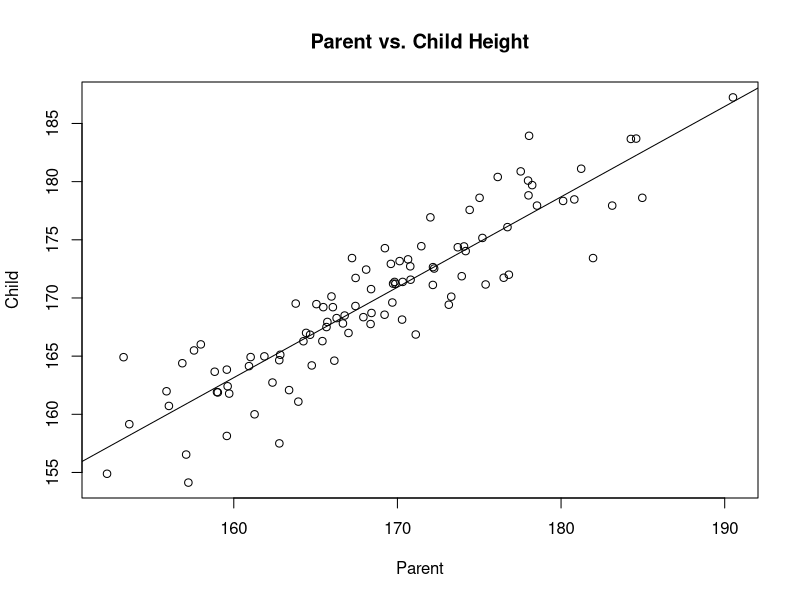
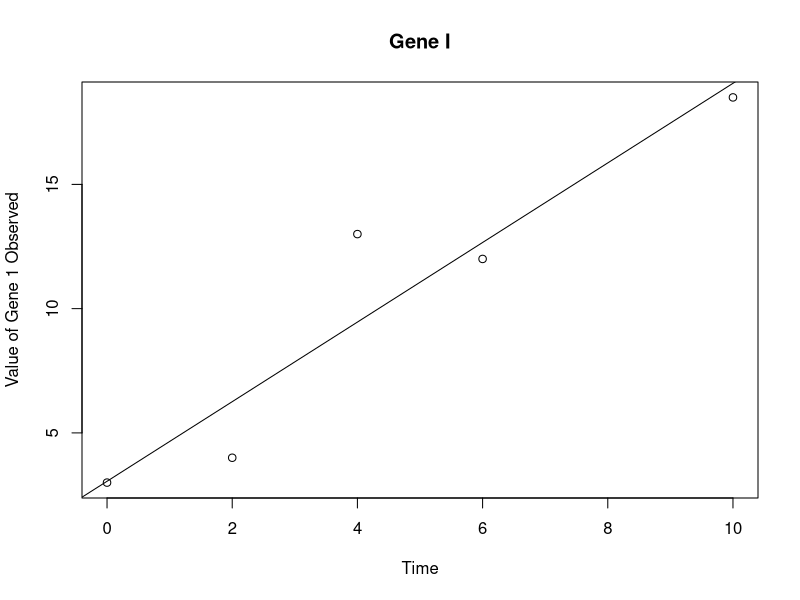
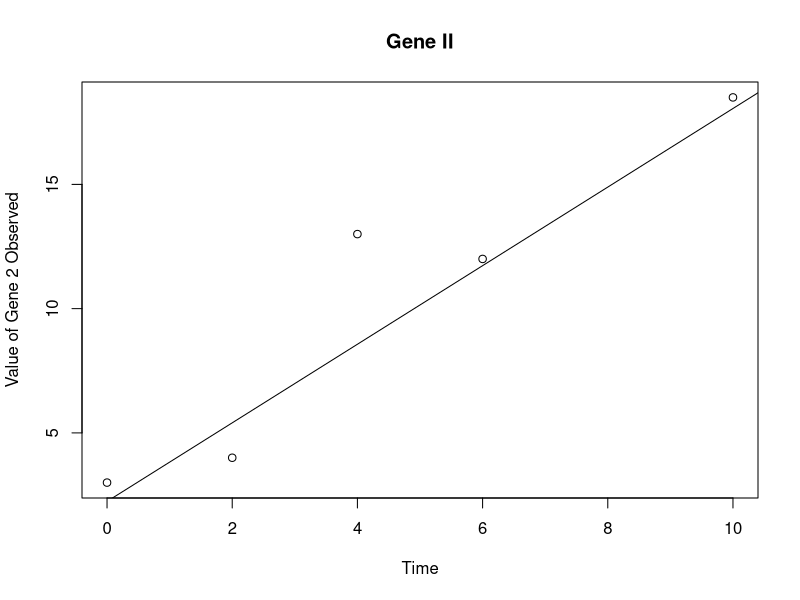
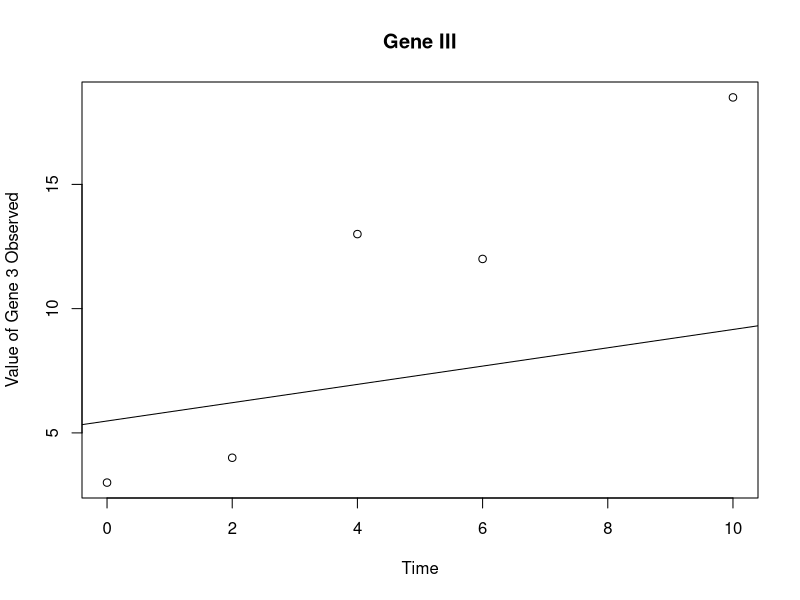
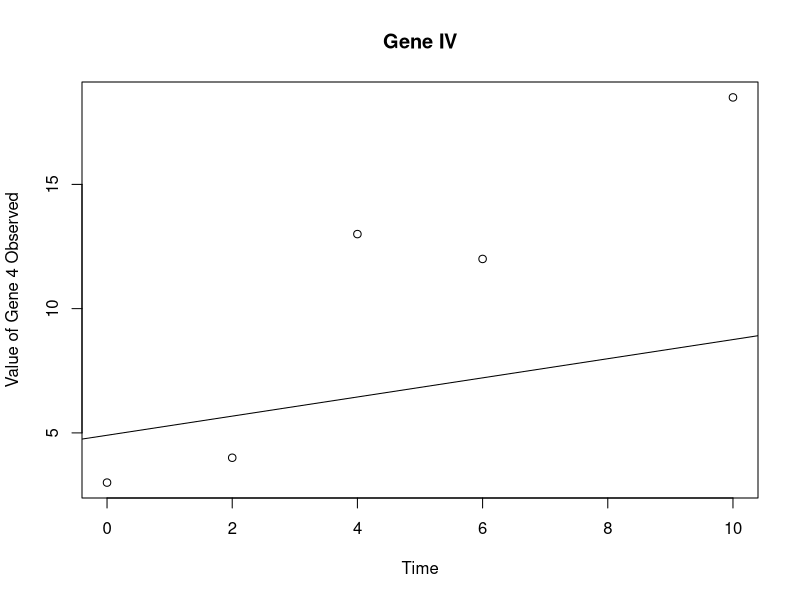
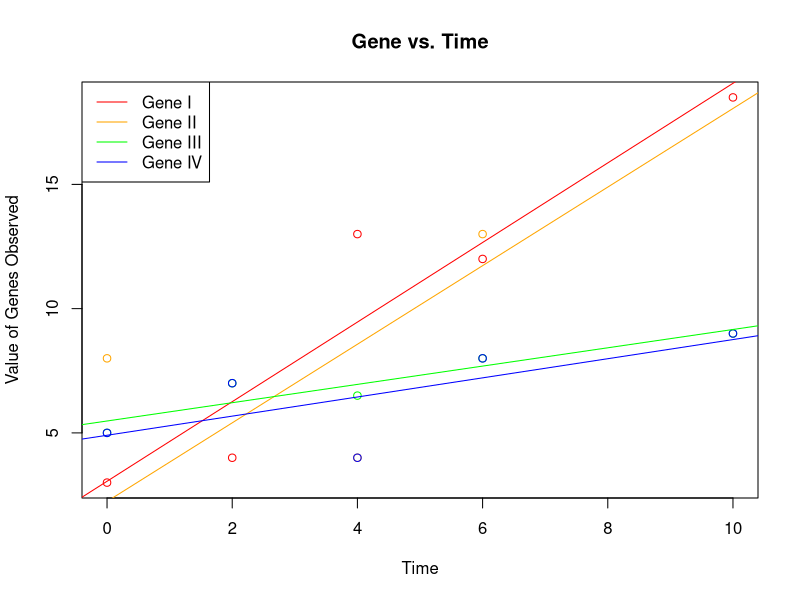

R code for these plots, in order:
## ---- chunk 1
pcdata <- read.table("ParentChildHeight.txt", header = TRUE)

parent <- c()

n <- length(pcdata$parent1)

for (i in 1:n){
  parent[i] <- (pcdata[i,1] + pcdata[i,2])/2
}

child <- pcdata$child

slope <- cov(parent, child) / var(parent)

intercept <- mean(child) - slope * mean(parent)
## ---- chunk 2
residual <- c()

for (i in 1:n){
  residual[i] <- child[i] - (slope * parent[i] + intercept)
}

head(residual)
## ---- chunk 3
MSresidual <- sum(residual^2) / (n - 2)
MSresidual
## ---- chunk 4
SSxx <- 0
for (i in 1:n){
  SSxx <- SSxx + (parent[i] - mean(parent))^2
}

SEreg <- sqrt(MSresidual) / sqrt(SSxx)
SEreg
## ---- chunk 5
SSyy <- 0
SSres <- 0

for (i in 1:n) {
  SSyy <- SSyy + (child[i] - mean(child))^2
  SSres <- SSres + (child[i] - (slope * parent[i] + intercept))^2
}

Rsquared <- 1- (SSres / SSyy)
Rsquared
## ---- chunk 6
b <- slope
SEb <- sqrt(MSresidual/SSxx)
tstat <- b / SEb
tstat
## ---- chunk 7
df = n - 2
1 - pt(tstat, df)
## ---- chunk 8
MSreg <- 0

for (i in 1:n) {
  MSreg <- MSreg + (child[i] - mean(child))^2
}

MSregression <- MSreg / (n-2)

Fstatistic <- MSresidual / MSregression
Fstatistic
## ---- chunk 9
pval <- 1 - pf(Fstatistic, n-2, n-2)
pval
## ---- chunk 10
summary(lm(child ~ parent))
## ---- chunk 11
plot(parent, child, main = "Parent vs. Child Height", xlab = "Parent", ylab = "Child")
abline(intercept, slope)
## ---- chunk 12
h <- slope
h
## ---- chunk 13
gdata <- read.table("genes.txt", header = T)

time <- gdata$time
gene1 <- gdata$gene1
gene2 <- gdata$gene2
gene3 <- gdata$gene3
gene4 <- gdata$gene4

summary(lm(gene1 ~ time))
summary(lm(gene2 ~ time))
summary(lm(gene3 ~ time))
summary(lm(gene4 ~ time))

## ---- chunk 14
plot(time, gene1, main = "Gene I", xlab = "Time", ylab = "Value of Gene 1 Observed")
int1 <- 3.0541 
slope1 <- 1.6014
abline(int1, slope1)
## ---- chunk 15
plot(time, gene1, main = "Gene II", xlab = "Time", ylab = "Value of Gene 2 Observed")
int2 <- 2.2432 
slope2 <- 1.5811
abline(int2, slope2)
## ---- chunk 16
plot(time, gene1, main = "Gene III", xlab = "Time", ylab = "Value of Gene 3 Observed")
int3 <- 5.47973
slope3 <- 0.36824
abline(int3, slope3)
## ---- chunk 17
plot(time, gene1, main = "Gene IV", xlab = "Time", ylab = "Value of Gene 4 Observed")
int4 <- 4.9054 
slope4 <- 0.3851
abline(int4, slope4)
## ---- chunk 18
plot(time, gene1, main = "Gene vs. Time", xlab = "Time", ylab = "Value of Genes Observed", col = "red")

points(time, gene2, col = "orange")
points(time, gene3, col = "green")
points(time, gene4, col = "blue")

abline(int1, slope1, col = "red")
abline(int2, slope2, col = "orange")
abline(int3, slope3, col = "green")
abline(int4, slope4, col = "blue")

legend("topleft", c("Gene I","Gene II", "Gene III", "Gene IV"), lty = c(1, 1), lwd = c(1, 1), col=c("red", "orange", "green", "blue"))

